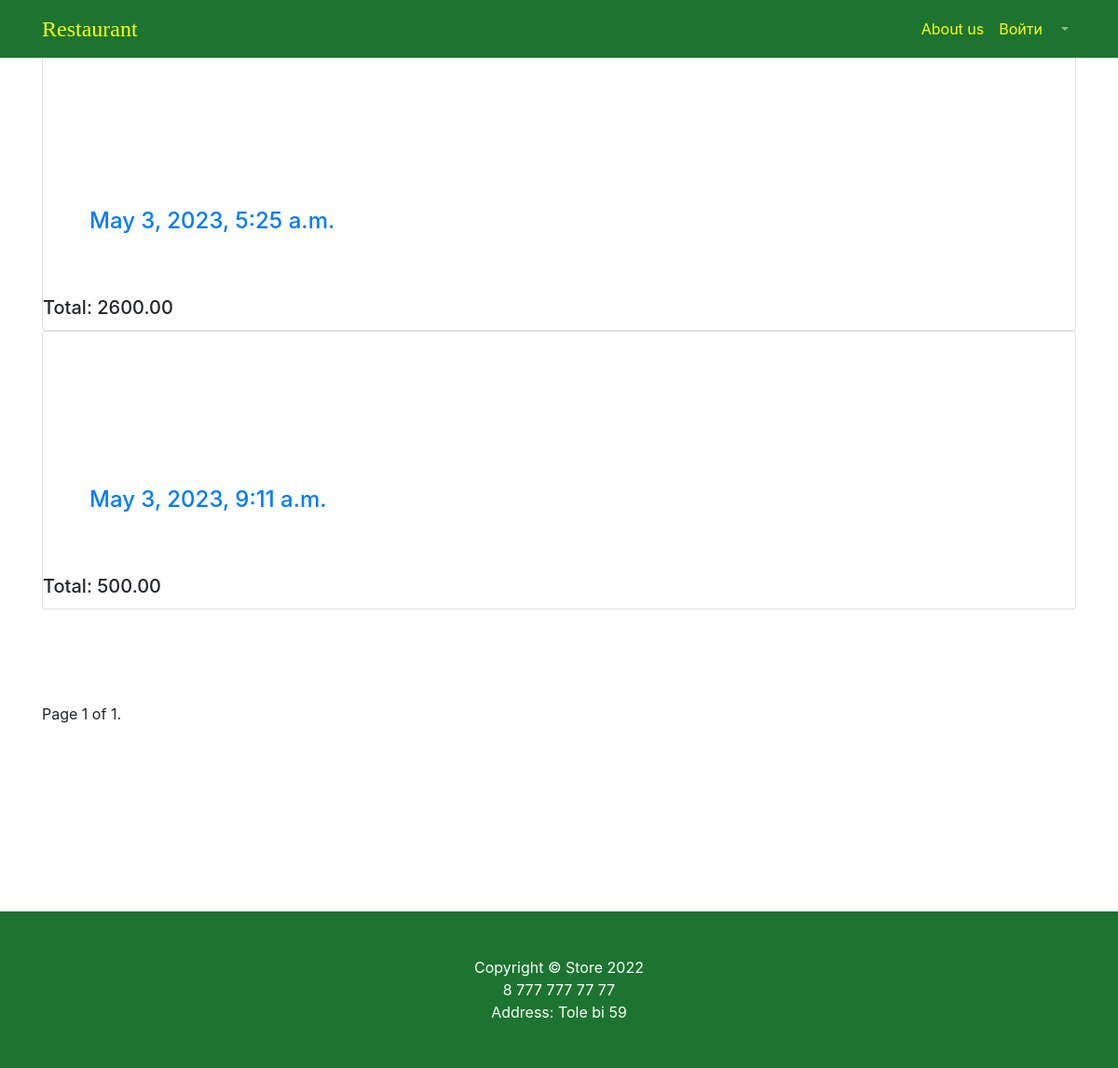
Page /store/old-order/?page=2 (signed in) on the earlier database version.
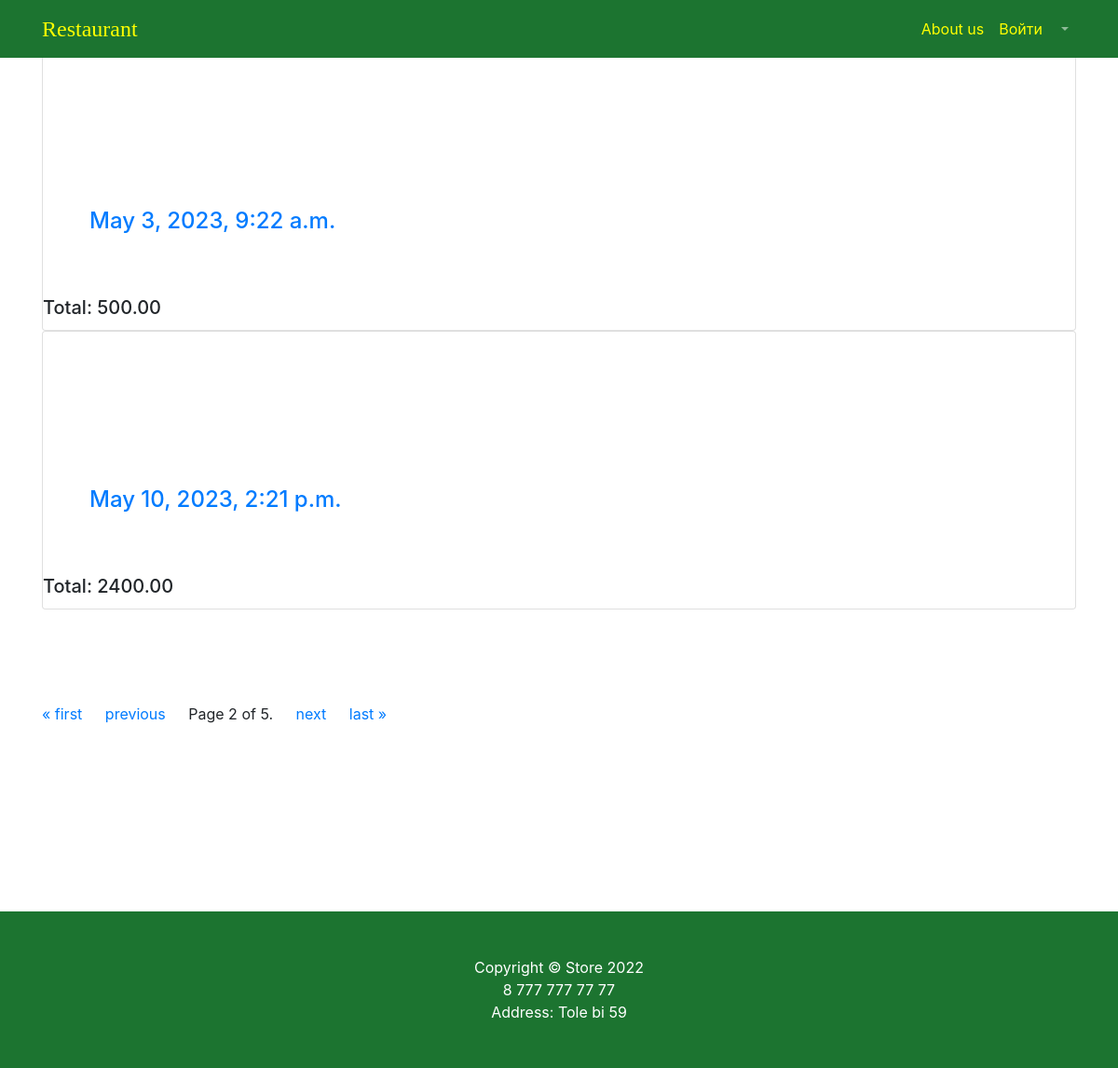
Same page on the later database version.
### products/models.py (models this page shows)
class Order(models.Model):
    user = models.ForeignKey(to=User, on_delete=models.CASCADE)
    status = models.BooleanField(default=False)
    payment = models.OneToOneField(to=Payment, on_delete=models.CASCADE)
    created_at = models.DateTimeField(auto_now_add=True)
    updated_at = models.DateTimeField(auto_now=True)
    place_number = models.PositiveIntegerField()

class Payment(models.Model):
    status = models.BooleanField(default=False)
    type = models.CharField(max_length=12, default='Наличка')
    total = models.DecimalField(max_digits=12, decimal_places=2, default=0)
    created_at = models.DateTimeField(auto_now_add=True)
    updated_at = models.DateTimeField(auto_now=True)

### products/views.py (the view)
# urls.py: path('old-order/', views.old_order, name='old_order'),
@login_required
def old_order(request):
    try:
        orders = Order.objects.filter(user=request.user, status=True)
    except:
        return render(request, 'products/order.html')
    paginator = Paginator(orders, 2)
    page_number = request.GET.get("page")
    page_order = paginator.get_page(page_number)
    context = {
        'title': 'storeApp',
        'page_order': page_order,
    }
    return render(request, 'products/old-order.html', context)

### products/templates/products/old-order.html (shortened to what this page needs)
{% load static %}
<!DOCTYPE html>
<html lang="en">
<head>
    <link href="{% static 'vendor/bootstrap/css/bootstrap.min.css' %}" rel="stylesheet">
    <link href="{% static 'vendor/css/products.css' %}" rel="stylesheet">
</head>
<nav class="navbar navbar-expand-lg navbar-dark fixed-top" style="background-color: #1c7430">
    <div class="container">
        <a class="navbar-brand" href="/store/products/" style="color: yellow; font-family: 'Sans Serif Collection'; font-size: 24px">Restaurant</a>
        <div class="collapse navbar-collapse" id="navbarResponsive">
            <ul class="navbar-nav ml-auto">
                <li class="nav-item">
                    <a class="nav-link" href="products.html" style="color: yellow">About us  </a>
                </li>
                <li class="nav-item">
                    <a class="nav-link" href="/users/login/" style="color: yellow">Войти </a>
                </li>
                <li class="nav-item dropdown">
                    <a class="nav-link dropdown-toggle" href="#" id="navbarDropdown" role="button"
                       data-bs-toggle="dropdown" aria-expanded="false">
                    </a>
                </li>
            </ul>
        </div>
    </div>
</nav>
<div class="container">
   {% for order in page_order %}
        <div class="card">
        <a style="margin: 50px" href="{% url 'products:order_detail' order.id %}">
        <h4 class="mt-3 mb-3 d-flex justify-content-between align-items-center mb-3">
                {{ order.created_at }} </a>
        </h4><h5 class="card-title">Total: {{ order.payment.total }}</h5>
       </div>
    {% endfor %}
<div class="pagination" style="margin-top: 100px;">
    <span class="step-links">
        {% if page_order.has_previous %}
            <a href="?page=1">&laquo; first</a>
            <a style="margin:0 20px " href="?page={{ page_order.previous_page_number }}">previous</a>
        {% endif %}
        <span class="current">
            Page {{ page_order.number }} of {{ page_order.paginator.num_pages }}.
        </span>
        {% if page_order.has_next %}
            <a style="margin:0 20px " href="?page={{ page_order.next_page_number }}">next</a>
            <a href="?page={{ page_order.paginator.num_pages }}">last &raquo;</a>
        {% endif %}
    </span>
</div>
</div>
<footer class="py-5" style="background-color: #1c7430;margin-top: 200px;">
    <div class="container" style="background-color: #1c7430">
        <p class="m-0 text-center text-white">Copyright &copy; Store 2022</p>
        <p class="m-0 text-center text-white">8 777 777 77 77</p>
        <p class="m-0 text-center text-white">Address: Tole bi 59</p>
    </div>
</footer>
</html>

Differences in the rows shown:
no longer on this page (row unchanged): Order: created_at "May 3, 2023, 5:25 a.m.", payment.total "2600.00"
no longer on this page (row unchanged): Order: created_at "May 3, 2023, 9:11 a.m.", payment.total "500.00"
now on this page (row edited): Order: created_at "May 3, 2023, 9:22 a.m.", payment.total "500.00"
added Order: created_at "May 10, 2023, 2:21 p.m.", payment.total "2400.00"
Other differences:
{{ page_order.number }}: "1" → "2"
{{ page_order.paginator.num_pages }}: "1" → "5"
text now shown: "« first previous next last »"
